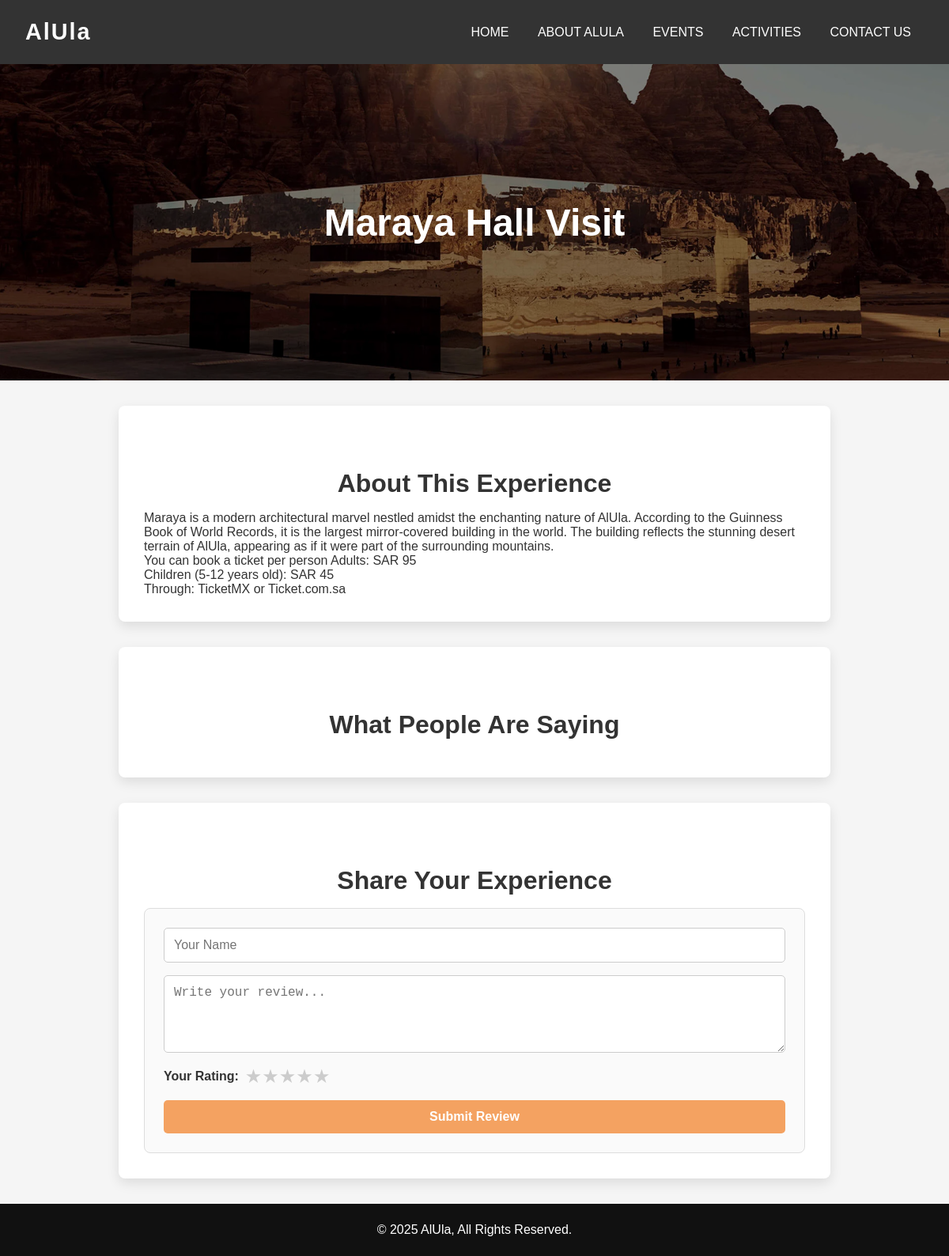
/item.php?type=activity&id=14, run on the app's committed database.
### tables this page shows
CREATE TABLE `activities` (
  `ID` int(11) NOT NULL,
  `title` varchar(255) NOT NULL,
  `description` text NOT NULL,
  `image` varchar(255) DEFAULT NULL,
  `categoryID` int(11) NOT NULL
);

### item.php (the view, shortened to what this page needs)
<?php
$conn = new mysqli('localhost', 'root', '', 'alula');
$item_id = $_GET['id'] ?? null;
$type = $_GET['type'] ?? 'activity';
if ($item_id) {
    if ($type === 'event') {
        $sql = "SELECT * FROM events WHERE ID = ?";
    } else {
        $sql = "SELECT * FROM activities WHERE ID = ?";
    }
    $stmt = $conn->prepare($sql);
    $stmt->bind_param("i", $item_id);
    $stmt->execute();
    $result = $stmt->get_result();
    if ($result->num_rows > 0) {
        $event = $result->fetch_assoc();
    } else {
        die("Not found.");
    }
} else {
    die("Invalid ID.");
}
?>
<!DOCTYPE html>
<html lang="en">
<head>
  <link rel="stylesheet" href="styles.css" />
</head>
<body>
  <header class="header">
    <div class="logo"> AlUla</div>
    <nav class="nav">
      <a href="index.php">Home</a>
      <a href="About.php">About AlUla</a>
      <a href="events.php">Events</a>
      <a href="Activities.php">Activities</a>
      <a href="contact.php">Contact Us</a>
    </nav>
  </header>
  <section class="hero">
    <div class="overlay"></div>
    <div class="hero-content">
      <h1><?= htmlspecialchars($event['title']) ?></h1>
    </div>
  </section>
  <section class="section event-details">
    <h2 class="section-title">About This Experience</h2>
    <p class="event-description">
      <?= nl2br(htmlspecialchars($event['description'])) ?>
    </p>
  </section>
  <section class="section reviews">
    <h2 class="section-title">What People Are Saying</h2>
  </section>
  <section class="section add-review">
    <h2 class="section-title">Share Your Experience</h2>
    <form action="submitR.php" method="POST" class="review-form" style="display: flex; flex-direction: column; gap: 1rem; background: #fafafa; padding: 1.5rem; border-radius: 8px; border: 1px solid #ddd;">
  <input type="text" name="author_name" placeholder="Your Name" required style="padding: 0.75rem; border: 1px solid #ccc; border-radius: 5px;">
  <textarea name="body" placeholder="Write your review..." rows="4" required style="padding: 0.75rem; border: 1px solid #ccc; border-radius: 5px; resize: vertical;"></textarea>
  <div style="display: flex; align-items: center; gap: 0.5rem;">
    <label style="font-weight: bold;">Your Rating:</label>
    <div class="star-rating" style="display: flex; flex-direction: row-reverse;">
      <input type="radio" name="rating" value="5" id="star5"><label for="star5">&#9733;</label>
      <input type="radio" name="rating" value="4" id="star4"><label for="star4">&#9733;</label>
      <input type="radio" name="rating" value="3" id="star3"><label for="star3">&#9733;</label>
      <input type="radio" name="rating" value="2" id="star2"><label for="star2">&#9733;</label>
      <input type="radio" name="rating" value="1" id="star1"><label for="star1">&#9733;</label>
    </div>
  </div>
  <button type="submit" style="background-color: #f4a261; color: #fff; padding: 0.75rem; border: none; border-radius: 5px; font-weight: bold; cursor: pointer;">Submit Review</button>
</form>
  </section>
  <footer>
    <p>© 2025 AlUla, All Rights Reserved.</p>
  </footer>
</body>
</html>

### styles.css (style rules this page uses)
* { margin: 0; padding: 0; box-sizing: border-box; }
body { margin: 0; font-family: Arial, sans-serif; background-color: #f5f5f5; color: #333; }
.header { background-color: #333; color: white; padding: 1.5rem 2rem; display: flex; justify-content: space-between; align-items: center; box-shadow: 0 4px 10px rgba(0, 0, 0, 0.2); }
.logo { font-size: 1.8rem; font-weight: bold; letter-spacing: 2px; }
.nav a { color: white; margin: 0 1rem; text-decoration: none; text-transform: uppercase; font-weight: 500; }
.hero { height: 60vh; background-image: url('https://img.freepik.com/premium-photo/maraya-alula-saudi-arabia-mirrored-building-middle-desert_1199132-23875.jpg'); background-size: cover; background-position: center; position: relative; display: flex; align-items: center; justify-content: center; text-align: center; padding: 0 20px; }
.overlay { position: absolute; top: 0; left: 0; width: 100%; height: 100%; background: rgba(0, 0, 0, 0.5); }
.hero-content { position: relative; z-index: 1; color: white }
.section-title { text-align: center; margin: 3rem 0 1.5rem; font-size: 2.5rem; color: #333; font-weight: 600; }
footer { text-align: center; padding: 1.5rem; background-color: #333; color: white; margin-top: 2rem; }

### data on the page
activities: title "Maraya Hall Visit", description "Maraya is a modern architectural marvel nestled amidst the enchanting nature of AlUla. According to the Guinness Book of World Records, it is the largest mirror-covered building in the world. The building reflects the stunning desert terrain of AlUla, appearing as if it were part of the surrounding mountains. You can book a ticket per person Adults: SAR 95 Children (5-12 years old): SAR 45 Through: TicketMX or Ticket.com.sa"
